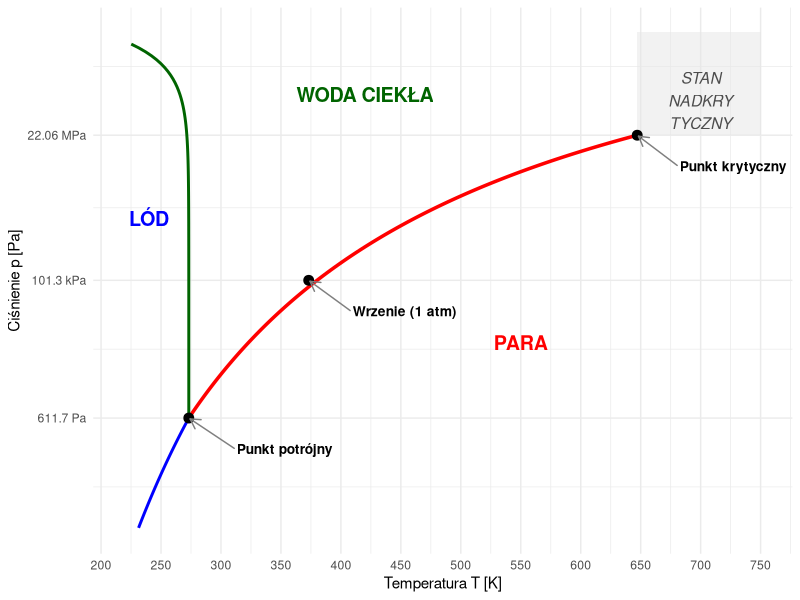
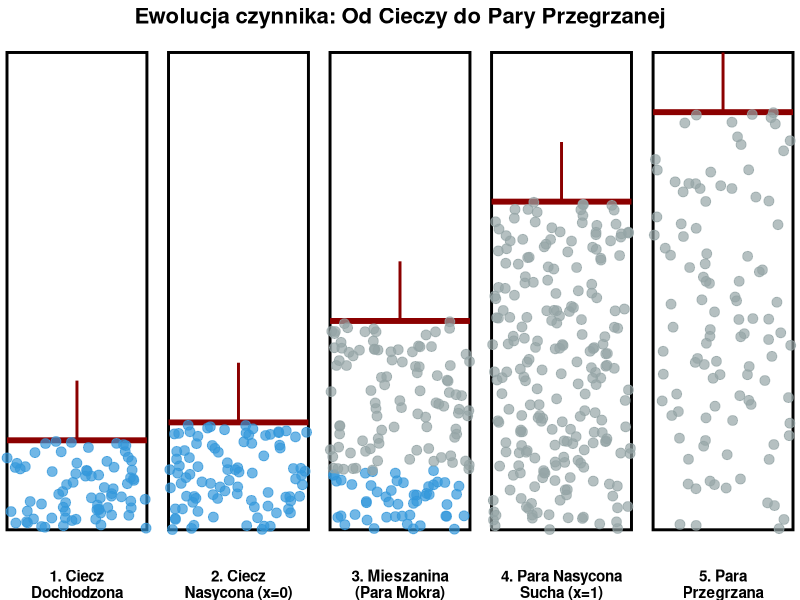
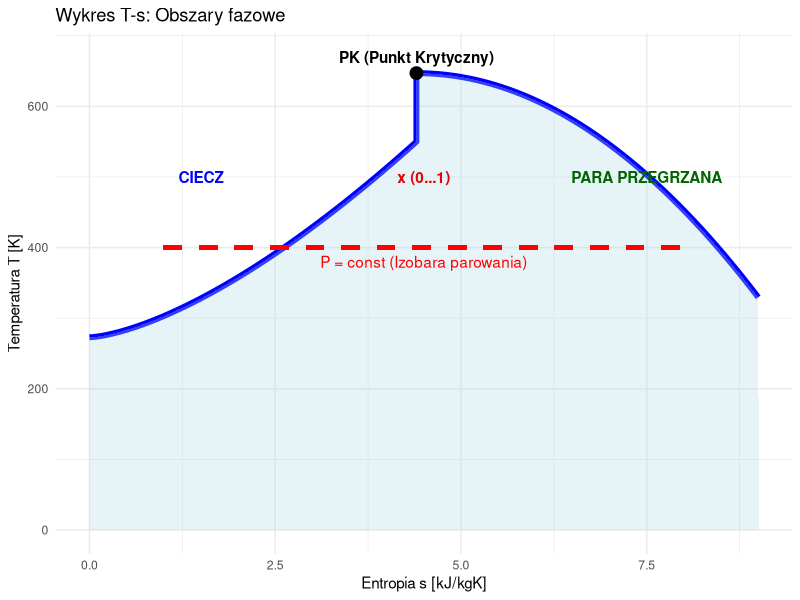

Reproduce these figures in R, in order.
## ---- chunk 1
#| echo: false
#| warning: false
#| fig-width: 6
#| fig-height: 6
#| fig-align: center
library(ggplot2)
library(ggrepel)
# 1. Stałe termodynamiczne (SI)
T_tp <- 273.16        # K
P_tp <- 611.657       # Pa
T_c  <- 647.10        # K
P_c  <- 22.064e6      # Pa
P_atm <- 101325       # Pa
# 2. Funkcje krzywych (fizycznie spójne)

# Parowanie: ln(P/P_tp) = A * (1 - T_tp/T)
A_vap <- log(P_c / P_tp) / (1 - T_tp / T_c)
p_vap <- function(temp) P_tp * exp(A_vap * (1 - T_tp / temp))
# Sublimacja
A_sub <- 22.5 
p_sub <- function(temp) P_tp * exp(A_sub * (1 - T_tp / temp))

# Topnienie (anomalia: dT/dp < 0)
t_melt <- function(pres) T_tp - (7.4e-8 * (pres - P_tp))
# 3. Generowanie danych
df_vap  <- data.frame(T = seq(T_tp, T_c, length.out = 200))
df_vap$P <- p_vap(df_vap$T)
df_sub  <- data.frame(T = seq(220, T_tp, length.out = 100))
df_sub$P <- p_sub(df_sub$T)
p_m_seq <- exp(seq(log(P_tp), log(1e9), length.out = 100))
df_melt <- data.frame(T = t_melt(p_m_seq), P = p_m_seq)
# Punkty charakterystyczne
points <- data.frame(
  T = c(T_tp, T_c, 373.15),
  P = c(P_tp, P_c, P_atm),
  label = c("Punkt potrójny", "Punkt krytyczny", "Wrzenie (1 atm)")
)
 
# 4. Wykres
ggplot() +
  # Obszar nadkrytyczny (tło)
  annotate("rect", xmin = T_c, xmax = 750, ymin = P_c, ymax = 1e9, fill = "grey90", alpha = 0.5) +
  # Linie fazowe
  geom_line(data = df_sub, aes(x = T, y = P), color = "blue", size = 1) +
  geom_line(data = df_vap, aes(x = T, y = P), color = "red", size = 1.2) +
  geom_line(data = df_melt, aes(x = T, y = P), color = "darkgreen", size = 1) +
  # Punkty
  geom_point(data = points, aes(x = T, y = P), size = 3) +
  # Etykiety punktów (W dół i w lewo)
  geom_text_repel(data = points, aes(x = T, y = P, label = label),
                  nudge_x = 80, # Przesunięcie w prawo [K]
                  nudge_y = -0.5, # Przesunięcie w dół (w skali log10)
                  segment.color = "grey50",
                  arrow = arrow(length = unit(0.02, "npc")),
                  fontface = "bold", size = 3.5) +
  # Napisy obszarów (odsunięte od linii)
  annotate("text", x = 240, y = 1e6, label = "LÓD", size = 5, fontface = "bold", color = "blue") +
  annotate("text", x = 420, y = 1e8, label = "WODA CIEKŁA", size = 5, fontface = "bold", color = "darkgreen") +
  annotate("text", x = 550, y = 1e4, label = "PARA", size = 5, fontface = "bold", color = "red") +
  # FLUID NADKRYTYCZNY (tylko w dół względem poprzedniej pozycji)
  annotate("text", x = 700, y = 8e7, label = "STAN\nNADKRY\nTYCZNY", 
           fontface = "italic", color = "grey30", size = 4) +
  # Konfiguracja osi
  scale_y_log10(limits = c(10, 1e9), 
                breaks = c(P_tp, 101325, P_c),
                labels = c("611.7 Pa", "101.3 kPa", "22.06 MPa")) +
  scale_x_continuous(limits = c(220, 750), breaks = seq(200, 800, 50)) +
  labs(
       x = "Temperatura T [K]", y = "Ciśnienie p [Pa]") +
  theme_minimal() +
  theme(plot.title = element_text(face = "bold", size = 14))
## ---- chunk 2
#| fig-align: center
#| fig-height: 4
#| fig-width: 10
#| echo: false
#| warning: false

library(ggplot2)
library(dplyr)

# Tworzenie danych dla 5 stanów
states <- data.frame(
  State = factor(c("1. Ciecz\nDochłodzona", "2. Ciecz\nNasycona (x=0)", 
                   "3. Mieszanina\n(Para Mokra)", "4. Para Nasycona\nSucha (x=1)", 
                   "5. Para\nPrzegrzana"),
                 levels = c("1. Ciecz\nDochłodzona", "2. Ciecz\nNasycona (x=0)", 
                            "3. Mieszanina\n(Para Mokra)", "4. Para Nasycona\nSucha (x=1)", 
                            "5. Para\nPrzegrzana")),
  Piston_Height = c(1.5, 1.8, 3.5, 5.5, 7.0), # Wysokość tłoka
  Water_Level = c(1.5, 1.8, 1.0, 0, 0)        # Poziom cieczy
)

# Funkcja generująca cząsteczki (kropki) dla każdego stanu
generate_particles <- function(state_idx, n=50) {
  state_name <- levels(states$State)[state_idx]
  h_piston <- states$Piston_Height[state_idx]
  h_water <- states$Water_Level[state_idx]
  
  points <- data.frame()
  
  # Cząsteczki Wody (Niebieskie, gęsto upakowane na dole)
  if (h_water > 0) {
    water_pts <- data.frame(
      x = runif(n * h_water, 0, 1),
      y = runif(n * h_water, 0, h_water),
      type = "Ciecz",
      State = state_name
    )
    points <- rbind(points, water_pts)
  }
  
  # Cząsteczki Pary (Szare, rzadkie, powyżej wody)
  if (h_piston > h_water) {
    # Im wyższy stan, tym rzadsze cząsteczki (rozszerzalność)
    density_factor <- if(state_idx == 5) 0.3 else 0.8 
    
    vapor_pts <- data.frame(
      x = runif(n * (h_piston - h_water) * density_factor, 0, 1),
      y = runif(n * (h_piston - h_water) * density_factor, h_water, h_piston),
      type = "Para",
      State = state_name
    )
    points <- rbind(points, vapor_pts)
  }
  return(points)
}

all_particles <- do.call(rbind, lapply(1:5, generate_particles))

# Rysowanie
ggplot() +
  # --- ŚCIANKI CYLINDRA ---
  geom_rect(data = states, aes(xmin = 0, xmax = 1, ymin = 0, ymax = 8), 
            fill = NA, color = "black", size = 1) +
  
  # --- TŁOK (Linia pozioma) ---
  geom_segment(data = states, aes(x = 0, xend = 1, y = Piston_Height, yend = Piston_Height),
               size = 2, color = "darkred") +
  # Trzpień tłoka
  geom_segment(data = states, aes(x = 0.5, xend = 0.5, y = Piston_Height, yend = Piston_Height + 1),
               size = 1, color = "darkred") +
  
  # --- CZĄSTECZKI ---
  geom_point(data = all_particles, aes(x = x, y = y, color = type), size = 3, alpha = 0.7) +
  
  # --- FORMATOWANIE ---
  facet_wrap(~State, nrow = 1, strip.position = "bottom") +
  scale_color_manual(values = c("Ciecz" = "#3498db", "Para" = "#95a5a6")) +
  theme_void() +
  theme(
    strip.text = element_text(size = 11, face = "bold", margin = margin(t = 10)),
    legend.position = "none",
    plot.title = element_text(hjust = 0.5, face = "bold", size = 16)
  ) +
  labs(title = "Ewolucja czynnika: Od Cieczy do Pary Przegrzanej")
## ---- chunk 3
#| label: steam-dome
#| echo: false
#| fig-width: 8
#| fig-height: 6

library(ggplot2)

# Uproszczona kopuła nasycenia (T-s)
s_liq <- seq(0, 4.4, length.out=100)
T_liq <- 273 + (s_liq^1.5 * 30) # Fake liquid line
s_vap <- seq(4.4, 9, length.out=100)
T_vap <- 647 - (s_vap-4.4)^2 * 15 # Fake vapor line

dome <- data.frame(
  s = c(s_liq, rev(s_vap)),
  T = c(T_liq, rev(T_vap))
)

ggplot(dome, aes(x=s, y=T)) +
  geom_line(color="blue", size=2) +
  geom_area(fill="lightblue", alpha=0.3) +
  
  geom_segment(aes(x=1, y=400, xend=8, yend=400), color="red", size=1.5, linetype="dashed") +
  annotate("text", x=4.5, y=380, label="P = const (Izobara parowania)", color="red") +

  annotate("text", x=1.5, y=500, label="CIECZ", color="blue", fontface="bold") +
  annotate("text", x=4.5, y=500, label="x (0...1)", color="#e60000", fontface="bold") +
  annotate("text", x=7.5, y=500, label="PARA PRZEGRZANA", color="darkgreen", fontface="bold") +
  
  annotate("point", x=4.4, y=647, color="black", size=4) +
  annotate("text", x=4.4, y=670, label="PK (Punkt Krytyczny)", fontface="bold") +
  
  theme_minimal() +
  labs(x="Entropia s [kJ/kgK]", y="Temperatura T [K]", title="Wykres T-s: Obszary fazowe")
